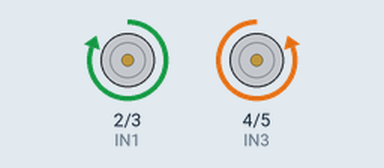
Bench run of a sketch on a simulated Arduino Uno, built with avr-gcc and run on an emulated ATmega328P. Parts: motor-driver pin pairs drawn as motors (green arrow = first pin HIGH = forward, orange = second pin HIGH = backward, longer = more drive).

Above: at 1.5 s.
At 3.5 s:
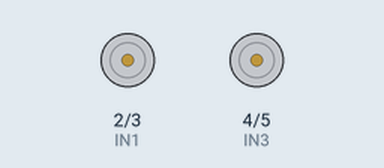
Timing chart, 0 to 5.2 s (numbered marks = the images above):
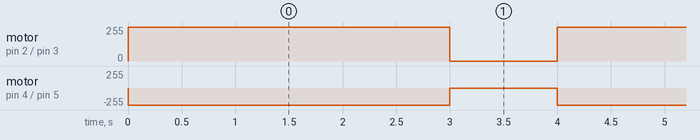

The sketch:

backward_rotation_test.ino
```cpp
const int IN1 = 2;
const int IN2 = 3;
const int IN3 = 4;
const int IN4 = 5;

void setup() {
  pinMode(IN1, OUTPUT);
  pinMode(IN2, OUTPUT);
  pinMode(IN3, OUTPUT);
  pinMode(IN4, OUTPUT);
}

void backward() {
  digitalWrite(IN1, HIGH);
  digitalWrite(IN2, LOW);

  digitalWrite(IN3, LOW);
  digitalWrite(IN4, HIGH);
}

void stopRobot() {
  digitalWrite(IN1, LOW);
  digitalWrite(IN2, LOW);

  digitalWrite(IN3, LOW);
  digitalWrite(IN4, LOW);
}

void loop() {

  backward();
  delay(3000);

  stopRobot();
  delay(1000);

}
```

Measured:
- by itself, motor on pin 2 (IN1) / pin 3 (IN2): alternates forward 255/255 for 3.0 s and stopped for 1.0 s
- by itself, motor on pin 4 (IN3) / pin 5 (IN4): alternates backward 255/255 for 3.0 s and stopped for 1.0 s
